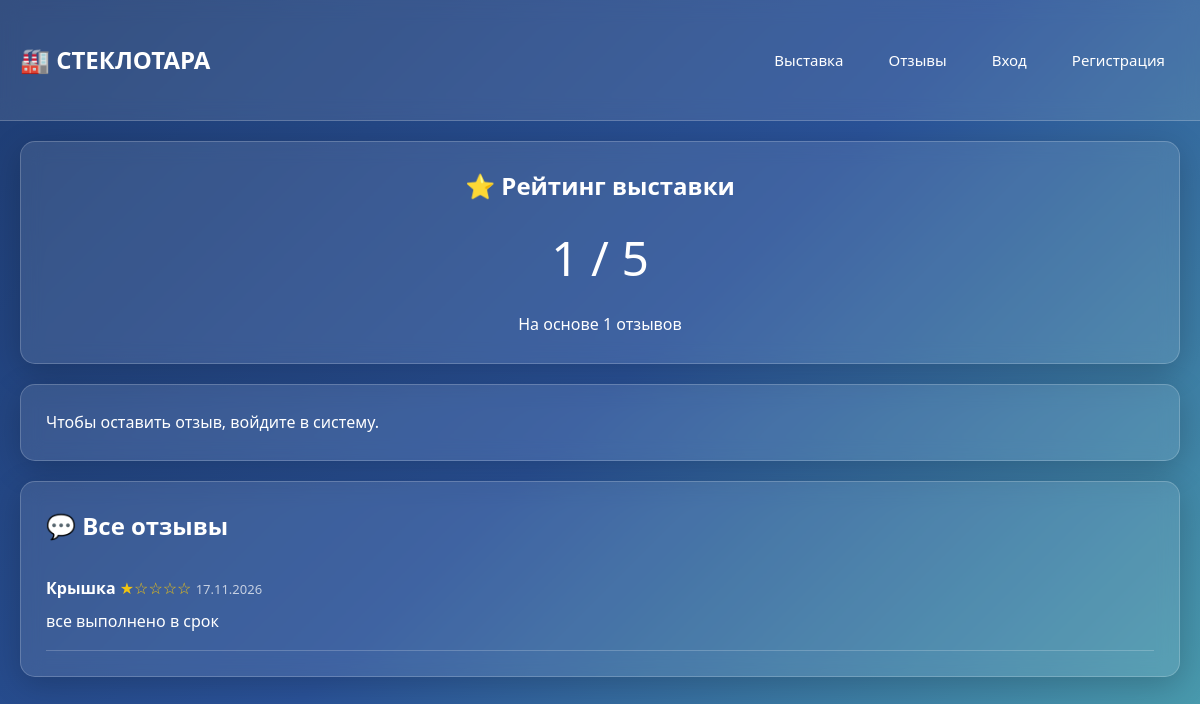
Screenshot of /reviews.php with the database file from the repository.
### tables this page shows
CREATE TABLE `reviews` (
  `id` int NOT NULL,
  `user_id` int NOT NULL,
  `rating` tinyint DEFAULT NULL,
  `message` text,
  `status` enum('published','moderated') DEFAULT 'published',
  `created_at` timestamp NULL DEFAULT CURRENT_TIMESTAMP
);

CREATE TABLE `users` (
  `id` int NOT NULL,
  `login` varchar(50) NOT NULL,
  `password` varchar(255) NOT NULL,
  `company_name` varchar(150) NOT NULL,
  `contact_person` varchar(100) DEFAULT NULL,
  `phone` varchar(20) DEFAULT NULL,
  `email` varchar(100) DEFAULT NULL,
  `role` enum('client','admin') DEFAULT 'client',
  `created_at` timestamp NULL DEFAULT CURRENT_TIMESTAMP
);

### db.php (called while the page is built, shortened)
<?php
function getDbConnection(): PDO {
    static $pdo = null;
    if ($pdo === null) {
        $host   = 'MySQL-8.2';
        $dbname = 'glass_exhibition';
        $user   = 'root';
        $pass   = '';
        $dsn = "mysql:host=$host;dbname=$dbname;charset=utf8mb4";
        try {
            $pdo = new PDO($dsn, $user, $pass, [
                PDO::ATTR_ERRMODE            => PDO::ERRMODE_EXCEPTION,
                PDO::ATTR_DEFAULT_FETCH_MODE => PDO::FETCH_ASSOC,
                PDO::ATTR_EMULATE_PREPARES   => false,
            ]);
        } catch (PDOException $e) {
            die('Ошибка подключения к БД: ' . $e->getMessage());
        }
    }
    return $pdo;
}
function escape($value) {
    return htmlspecialchars((string)$value, ENT_QUOTES, 'UTF-8');
}
function isLoggedIn(): bool {
    return isset($_SESSION['user']);
}
?>

### reviews.php (the view, shortened to what this page needs)
<?php
require 'db.php';
$stmt = getDbConnection()->query("
    SELECT r.*, u.company_name
    FROM reviews r
    JOIN users u ON u.id = r.user_id
    WHERE r.status = 'published'
    ORDER BY r.created_at DESC
");
$reviewsList = $stmt->fetchAll();
$totalReviews = count($reviewsList);
$sumRatings = 0;
foreach ($reviewsList as $rev) $sumRatings += (int)$rev['rating'];
$averageRating = $totalReviews ? round($sumRatings / $totalReviews, 1) : 0;
?>
<!DOCTYPE html>
<html lang="ru">
<head>
    <link rel="stylesheet" href="style.css">
</head>
<body>
<header>
    <div class="container nav">
        <a href="index.php" class="logo">🏭 СТЕКЛОТАРА</a>
        <nav class="nav-links">
            <a href="index.php">Выставка</a>
            <a href="reviews.php">Отзывы</a>
            <?php if (isLoggedIn()): ?>
                <a href="profile.php">Личный кабинет</a>
                <a href="logout.php">Выход</a>
            <?php else: ?>
                <a href="login.php">Вход</a>
                <a href="registration.php">Регистрация</a>
            <?php endif; ?>
        </nav>
    </div>
</header>
<div class="container">
    <div class="card" style="text-align:center;">
        <h2>⭐ Рейтинг выставки</h2>
        <div style="font-size:48px; margin:15px 0;"><?= $averageRating ?> / 5</div>
        <p>На основе <?= $totalReviews ?> отзывов</p>
    </div>
    <?php if (isLoggedIn()): ?>
    <div class="card">
        <h2>✍️ Оставить отзыв</h2>
        <form method="POST">
            <input type="hidden" name="action" value="submit_review">
            <div class="form-group">
                <label>Оценка</label>
                <div class="stars">
                    <?php for ($i = 5; $i >= 1; $i--): ?>
                        <input type="radio" id="star<?= $i ?>" name="rating" value="<?= $i ?>">
                        <label for="star<?= $i ?>">★</label>
                    <?php endfor; ?>
                </div>
            </div>
            <div class="form-group">
                <label>Текст отзыва</label>
                <textarea name="message" rows="4" required></textarea>
            </div>
            <button type="submit" class="btn btn-primary">Отправить</button>
        </form>
    </div>
    <?php else: ?>
        <div class="card">
            <p>Чтобы оставить отзыв, <a href="login.php">войдите в систему</a>.</p>
        </div>
    <?php endif; ?>
    <div class="card">
        <h2>💬 Все отзывы</h2>
        <?php if (empty($reviewsList)): ?>
            <p>Пока нет отзывов.</p>
        <?php else: foreach ($reviewsList as $rev): ?>
            <div style="border-bottom:1px solid rgba(255,255,255,0.2); padding:15px 0;">
                <strong><?= escape($rev['company_name']) ?></strong>
                <span style="color:#f1c40f;">
                    <?= str_repeat('★', $rev['rating']) . str_repeat('☆', 5 - $rev['rating']) ?>
                </span>
                <span style="opacity:0.7; font-size:13px;"><?= date('d.m.Y', strtotime($rev['created_at'])) ?></span>
                <p style="margin-top:8px;"><?= nl2br(escape($rev['message'])) ?></p>
            </div>
        <?php endforeach; endif; ?>
    </div>
</div>
</body>
</html>

### style.css (style rules this page uses)
* { margin: 0; padding: 0; box-sizing: border-box; }
body { font-family: 'Segoe UI', Tahoma, Geneva, Verdana, sans-serif; background: linear-gradient(135deg, #1e3c72 0%, #2a5298 50%, #4ca1af 100%); min-height: 100vh; color: #fff; line-height: 1.6; }
.container { max-width: 1200px; margin: 0 auto; padding: 20px; }
a { color: inherit; text-decoration: none; }
header { background: rgba(255, 255, 255, 0.1); backdrop-filter: blur(10px); -webkit-backdrop-filter: blur(10px); padding: 20px 0; border-bottom: 1px solid rgba(255, 255, 255, 0.2); position: sticky; top: 0; z-index: 100; }
.nav { display: flex; justify-content: space-between; align-items: center; flex-wrap: wrap; gap: 15px; }
.logo { font-size: 24px; font-weight: bold; color: #fff; text-decoration: none; display: flex; align-items: center; gap: 8px; }
.nav-links { display: flex; gap: 15px; flex-wrap: wrap; align-items: center; }
.nav-links a { color: #fff; text-decoration: none; padding: 8px 15px; border-radius: 8px; transition: all 0.3s ease; font-size: 15px; }
.card { background: rgba(255, 255, 255, 0.1); backdrop-filter: blur(10px); -webkit-backdrop-filter: blur(10px); border: 1px solid rgba(255, 255, 255, 0.2); border-radius: 15px; padding: 25px; margin-bottom: 20px; box-shadow: 0 8px 32px rgba(0, 0, 0, 0.2); }
.card h2 { margin-bottom: 15px; font-size: 24px; }

### rows the page displays
reviews: user.company_name "Крышка", rating "★", rating "☆☆☆☆", created_at "17.11.2026", message "все выполнено в срок"

### other values shown
$averageRating "1"
$totalReviews "1"
